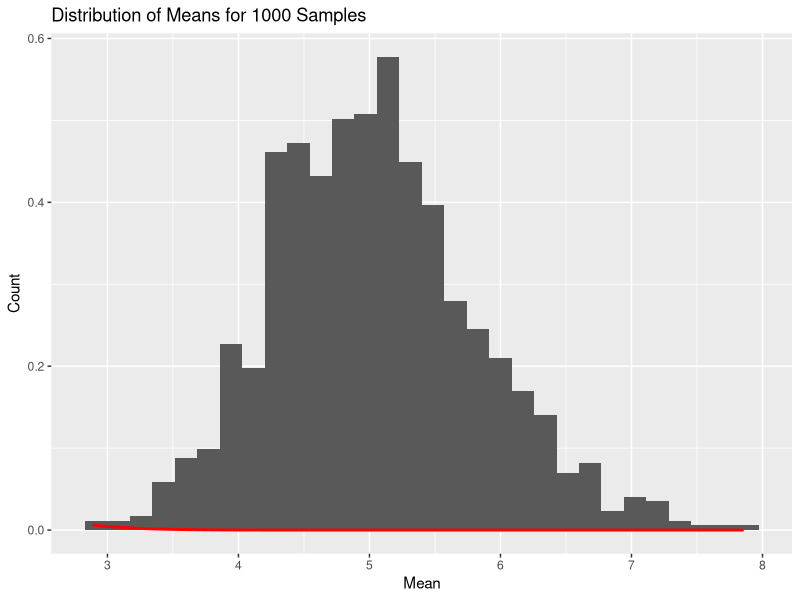

R code for this plot:
## ---- chunk 1
#defininig variables
lambda <- 0.2
n <- 40
simulations <- 1:1000
#Set seed for reproducibility
set.seed(120)
#run simulation
sim.means <- data.frame(x=sapply(simulations,function(x) {mean(rexp(n,lambda))}))
head(sim.means)
samplemean <- mean(sim.means$x)
samplemean

expectedmean <- 1/lambda
expectedmean

## ---- chunk 2
samplesd <- sd(sim.means$x)
samplesd
samplevar <- var(sim.means$x)
samplevar

expectedsd <- (1/lambda)/sqrt(40)
expectedsd
expectedvar <- expectedsd^2
expectedvar

## ---- chunk 3
library(ggplot2)
ggplot(data=sim.means,aes(x=x)) + geom_histogram(aes(y=..density..))+labs(title="Distribution of Means for 1000 Samples") +  labs(x="Mean", y="Count") +
stat_function(fun = dnorm, arg=list(mean=expectedmean,sd=expectedsd),color="red",size=1)
